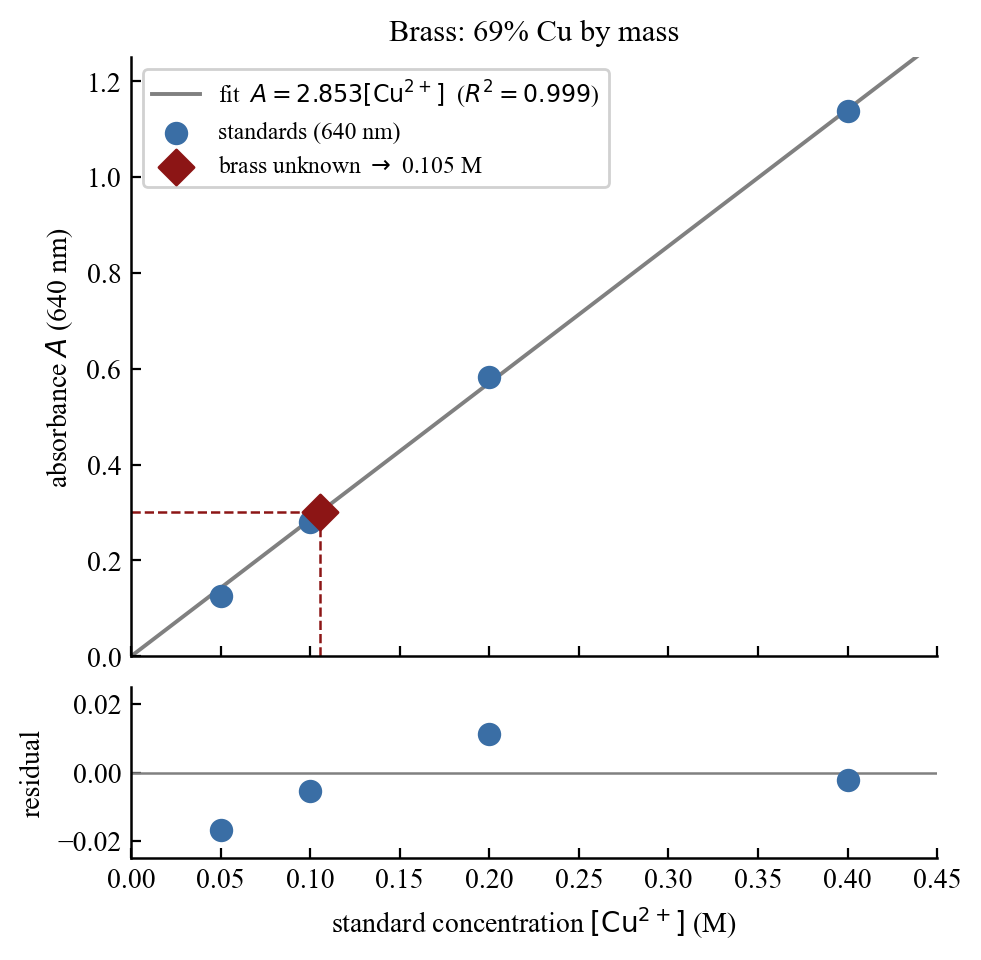

The Python source for this figure:
"""
chemistry/brass_calibration.py
AP Chemistry: Beer's Law calibration curve for Cu²⁺ in brass.

Real lab data:
  Standards at 640 nm: [Cu²⁺] = 0.05, 0.10, 0.20, 0.40 M
                        A      = 0.126, 0.280, 0.582, 1.139
  Brass unknown absorbance: 0.301 → [Cu²⁺] = 0.105 M → 69% Cu by mass

House style: serif, one accent color (#8c1515), residual panel below.
"""
import numpy as np
import matplotlib
matplotlib.use("Agg")
import matplotlib.pyplot as plt
from scipy.stats import linregress
import os

# ── real data ────────────────────────────────────────────────────────────────
conc   = np.array([0.05, 0.10, 0.20, 0.40])   # M
absorp = np.array([0.126, 0.280, 0.582, 1.139])

brass_A   = 0.301   # measured absorbance of brass unknown
brass_pct = 69.0    # percent Cu by mass (from dilution math)

# ── linear regression (Beer's Law: A = ε·l·c, force through 0) ──────────────
# OLS with intercept = 0: slope = sum(x*y)/sum(x²)
slope = np.dot(conc, absorp) / np.dot(conc, conc)
fitted   = slope * conc
residuals = absorp - fitted
ss_res = np.sum(residuals**2)
ss_tot = np.sum((absorp - absorp.mean())**2)
r2 = 1 - ss_res / ss_tot
brass_conc = brass_A / slope   # 0.105 M

# ── rcParams ─────────────────────────────────────────────────────────────────
plt.rcParams.update({
    "font.family":      "serif",
    "font.serif":       ["Times New Roman", "STIXGeneral", "DejaVu Serif"],
    "font.size":        10,
    "xtick.direction":  "in",
    "ytick.direction":  "in",
    "axes.linewidth":   0.9,
})

ACCENT = "#8c1515"
BLUE   = "#3a6ea5"

# ── figure ───────────────────────────────────────────────────────────────────
fig, (ax_main, ax_res) = plt.subplots(
    2, 1, figsize=(5.2, 5.2),
    gridspec_kw={"height_ratios": [3.5, 1], "hspace": 0.08},
    sharex=True,
)

# main: fit line
x_line = np.array([0, 0.45])
ax_main.plot(x_line, slope * x_line, color="gray", lw=1.4, zorder=1,
             label=rf"fit  $A = {slope:.3f}[\mathrm{{Cu}}^{{2+}}]$  ($R^2 = {r2:.3f}$)")

# standards
ax_main.scatter(conc, absorp, color=BLUE, s=55, zorder=3,
                label="standards (640 nm)")

# brass unknown with dashed drop-lines
ax_main.scatter([brass_conc], [brass_A], marker="D", color=ACCENT, s=80, zorder=4,
                label=rf"brass unknown $\rightarrow$ {brass_conc:.3f} M")
ax_main.plot([0, brass_conc], [brass_A, brass_A], color=ACCENT,
             lw=0.9, ls="--", zorder=2)
ax_main.plot([brass_conc, brass_conc], [0, brass_A], color=ACCENT,
             lw=0.9, ls="--", zorder=2)

ax_main.set_ylabel(r"absorbance $A$ (640 nm)")
ax_main.set_ylim(0, 1.25)
ax_main.set_xlim(0, 0.45)
ax_main.legend(fontsize=8.5, framealpha=0.9)
ax_main.set_title(f"Brass: {brass_pct:.0f}% Cu by mass", fontsize=11)
for sp in ["top", "right"]:
    ax_main.spines[sp].set_visible(False)

# residual panel
ax_res.axhline(0, color="gray", lw=0.9)
ax_res.scatter(conc, residuals, color=BLUE, s=55, zorder=3)
ax_res.set_ylabel("residual")
ax_res.set_xlabel(r"standard concentration $[\mathrm{Cu}^{2+}]$ (M)")
ax_res.set_ylim(-0.025, 0.025)
for sp in ["top", "right"]:
    ax_res.spines[sp].set_visible(False)

out = os.path.join(os.path.dirname(__file__), "brass_calibration.png")
fig.savefig(out, dpi=200, bbox_inches="tight", facecolor="white")
plt.close(fig)
print("wrote", out)
